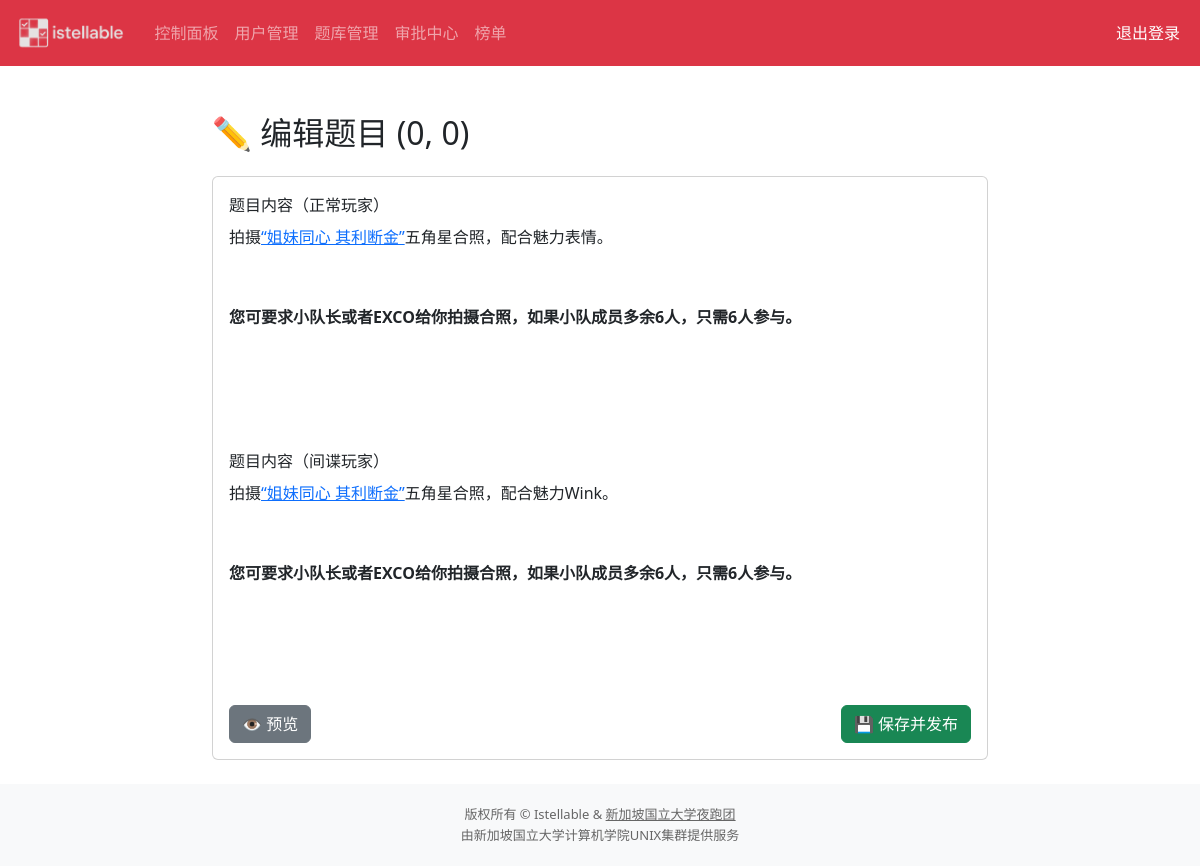
Page /admin/problems/edit/0/0 (signed in) on the committed database.
### app/models/problem.py (models this page shows)
class Problem(db.Model):
    __tablename__ = 'problems'
    id = db.Column(db.Integer, primary_key=True)
    row_index = db.Column(db.Integer, nullable=False)
    col_index = db.Column(db.Integer, nullable=False)
    normal_question = db.Column(db.Text, nullable=False)
    spy_question = db.Column(db.Text)
    is_published = db.Column(db.Boolean, default=False)
    created_at = db.Column(db.DateTime, server_default=db.func.now())
    updated_at = db.Column(db.DateTime, server_default=db.func.now(), onupdate=db.func.now())
    __table_args__ = (db.UniqueConstraint('row_index', 'col_index'),)

### app/routes/admin.py (the view, shortened to what this page needs)
@admin_bp.route("/problems/edit/<int:row>/<int:col>", methods=["GET", "POST"])
@login_required
def edit_problem(row, col):
    if not current_user.is_admin:
        return redirect("/player/dashboard")
    config = BingoConfig.query.get(1)
    problem = Problem.query.filter_by(row_index=row, col_index=col).first()
    return render_template("admin/edit_problem.html",
                           problem=problem,
                           row=row,
                           col=col,
                           config=config)

### app/__init__.py (called while the page is built)
def create_app():
    app = Flask(
        __name__,
        static_folder=os.path.abspath(os.path.join(os.path.dirname(__file__), "..", "static")),
        static_url_path="/static"
    )
    app.config.from_object(Config)
    db.init_app(app)
    login_manager.init_app(app)
    migrate.init_app(app, db)
    from app.routes import auth_bp, admin_bp, player_bp
    app.register_blueprint(auth_bp)
    app.register_blueprint(admin_bp, url_prefix="/admin")
    app.register_blueprint(player_bp, url_prefix="/player")
    @app.context_processor
    def inject_user_role():
        return {
            "is_admin": current_user.is_authenticated and current_user.is_admin,
            "is_super_admin": current_user.is_authenticated and current_user.is_super_admin,
            "current_user": current_user
        }
    return app

### app/routes/auth.py (called while the page is built)
@login_manager.user_loader
def load_user(user_id):
    return User.query.get(int(user_id))

### app/templates/admin/edit_problem.html (shortened to what this page needs)
{% extends "layout.html" %}
{% block content %}
<div class="container py-4" style="max-width: 800px;">
  <h2 class="mb-4">✏️ 编辑题目 ({{ row }}, {{ col }})</h2>
  <div class="card">
    <div class="card-body">
      <form method="post" id="edit-form">
        <div class="mb-4">
          <label class="form-label">题目内容（正常玩家）</label>
          <div id="normal_editor" style="height: 200px;">{{ problem.normal_question|safe }}</div>
        </div>
        {% if config.spy_enabled %}
        <div class="mb-4">
          <label class="form-label">题目内容（间谍玩家）</label>
          <div id="spy_editor" style="height: 200px;">{{ problem.spy_question|safe }}</div>
        </div>
        {% endif %}
        <div class="d-flex justify-content-between">
          <button type="button" class="btn btn-secondary" onclick="previewQuestions()">👁️ 预览</button>
          <button type="submit" class="btn btn-success" onclick="submitEditor()">💾 保存并发布</button>
        </div>
      </form>
    </div>
  </div>
</div>
<link href="https://cdn.quilljs.com/1.3.6/quill.snow.css" rel="stylesheet">
{% endblock %}

### app/templates/layout.html (style rules this page uses)
html, body { height: 100%; margin: 0; }
body { display: flex; flex-direction: column; min-height: 100vh; }

### rows in the picture
Problem: normal_question "拍摄 “姐妹同心 其利断金” 五角星合照，配合魅力表情。 您可要求小队长或者EXCO给你拍摄合照，如果小队成员多余6人，只需6人参与。", spy_question "拍摄 “姐妹同心 其利断金” 五角星合照，配合魅力Wink。 您可要求小队长或者EXCO给你拍摄合照，如果小队成员多余6人，只需6人参与。"

### other values in the picture
{{ row }} "0"
{{ col }} "0"
